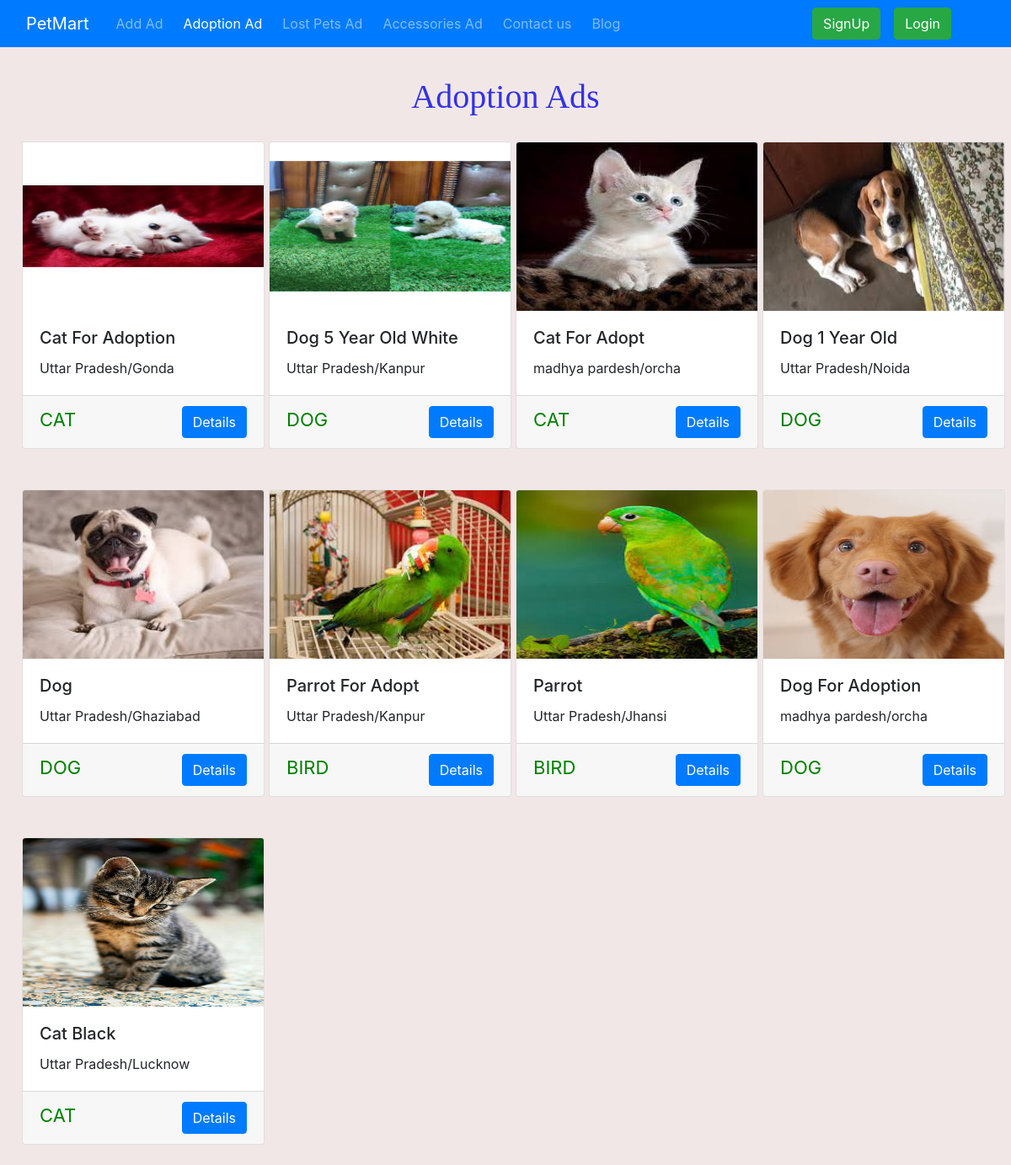
The app's page /shop/Adoption, older data.
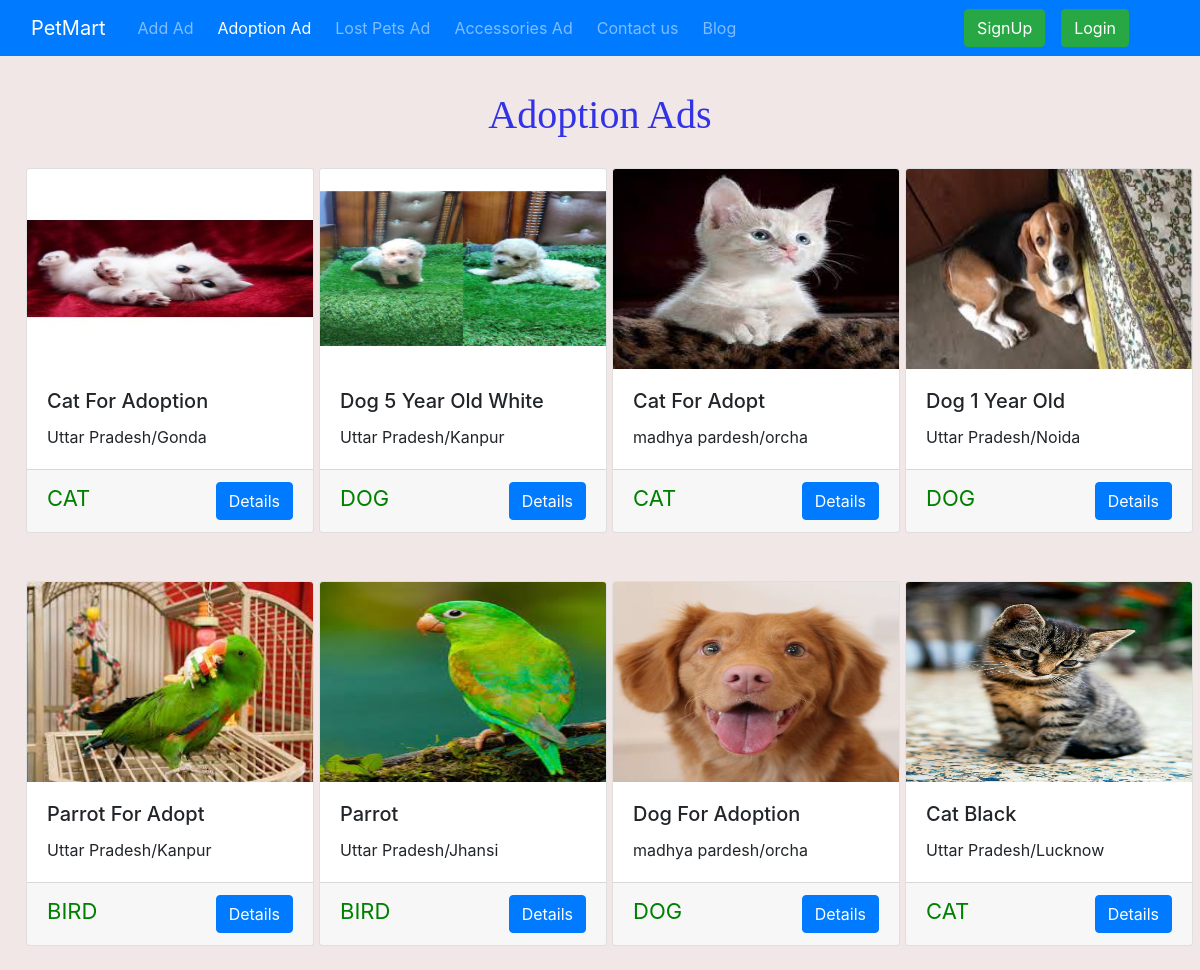
The same page, newer data.
### shop/models.py (models this page shows, shortened)
class Adds(models.Model):
    addId=models.AutoField
    adType=models.CharField(max_length=20,default="")
    addName=models.CharField(max_length=50,default="")
    petCatgory=models.CharField(max_length=50,default="")
    addDescription=models.CharField(max_length=300,default="")
    userId=models.IntegerField()
    pno=models.CharField(max_length=12,default="")
    state=models.CharField(max_length=50,default="")
    city=models.CharField(max_length=50,default="")
    price=models.IntegerField(default=0)
    pub_date=models.DateField(auto_now_add=True)
    image=models.ImageField(upload_to="shop/images/",default="")

### shop/views.py (the view)
# urls.py: path('Adoption', views.Adoption, name="Adoption"),
def Adoption(request):
    PetAdoptionAdd = Adds.objects.filter(adType="Pet Adoption")
    params={'adoption':PetAdoptionAdd}
    return render(request, 'shop/AdoptionAd.html', params)

### shop/templates/shop/AdoptionAd.html (shortened to what this page needs)
{% extends 'shop/base.html' %}
{%block AdoptionActive %} active {%endblock AdoptionActive %}
{% block body %}
<div class="container-fluid">
    <h1 id="heading">Adoption Ads</h1>
    {% for i in adoption %}
    <div class="col-xs-3 col-sm-3 col-md-3 ">
        <div class="card my-4" style="width: 18rem;">
            <img src='/media/{{i.image}}' class="card-img-top" alt="...">
            <div class="card-body">
                <h5 class="card-title">{{i.addName|title}}</h5>
                <p class="card-text"> {{i.state}}/{{i.city}}</p>
            </div>
            <div class="card-footer">
                <p id="category">{{i.petCatgory}}</P>
                <a href="/shop/adview/{{i.id}}">
                    <button id="vd{{i.id}}" class="btn btn-primary cart">Details</button>
                </a>
            </div>
        </div>
    </div>
    {% empty %}
    No data found
    {% endfor %}
</div>
{% endblock %}

### shop/templates/shop/base.html (shortened to what this page needs)
<!doctype html>
<html lang="en">
  <head>
    <link rel="stylesheet" href="https://stackpath.bootstrapcdn.com/bootstrap/4.2.1/css/bootstrap.min.css">
  </head>
  <body>
    <nav class="navbar navbar-expand-lg navbar-dark bg-primary">
      <div class="container-fluid">
        <a class="navbar-brand" href="/">PetMart</a>
        <div class="collapse navbar-collapse" id="navbarSupportedContent">
          <ul class="navbar-nav me-auto mb-2 mb-lg-0 nav">
            <li class="nav-item  {%block AddActive %} {%endblock AddActive %}">
              <a class="nav-link ml-2" aria-current="page" href="/shop/addAd">Add Ad</a>
            </li>
            <li class="nav-item ml-2 {%block AdoptionActive %} {%endblock AdoptionActive %}">
              <a class="nav-link" aria-current="page" href="/shop/Adoption">Adoption Ad</a>
            </li>
            <li class="nav-item ml-2 {%block LostActive %} {%endblock LostActive %}">
              <a class="nav-link" aria-current="page" href="/shop/lostPet">Lost Pets Ad</a>
            </li>
            <li class="nav-item ml-2 {%block Accessories %} {%endblock Accessories %}">
              <a class="nav-link" aria-current="page" href="/shop/accessoriesAd">Accessories Ad</a>
            </li>
            <li class="nav-item ml-2 {%block contactActive %} {%endblock contactActive %}">
              <a class="nav-link" href="/shop/contact">Contact us</a>
            </li>
            <li class="nav-item ml-2 {%block BlogActive %} {%endblock BlogActive %}">
              <a class="nav-link" aria-current="page" href="/blog">Blog</a>
            </li>
          </ul>
          {% if user.is_authenticated %}
          <ul class="navbar-nav ml-auto">
            <li class="nav-item dropdown">
              <a class="nav-link dropdown-toggle" href="#" id="navbarDropdown" role="button" data-toggle="dropdown" aria-haspopup="true" aria-expanded="false">
                Welcome {{request.user}}
              </a>
              <div class="dropdown-menu" aria-labelledby="navbarDropdown">
                <a class="dropdown-item" href="/shop/logout">Logout</a>
              </div>
            </li>
        </ul>
          {%else%}
          <div class="ml-auto ">
          <button type="button" class="btn btn-success" data-toggle="modal" data-target="#loginModal">
            Login
          </button>
          <button type="button" class="btn btn-success mr-3" data-toggle="modal" data-target="#signupModal">
            SignUp
          </button>
        </div>
          {% endif %}
        </div>
      </div>
    </nav>
    {% block body %} {% endblock %}
  </body>
</html>

Row changes from the older to the newer data that the page shows:
no longer on this page (row edited): Adds: image (picture), addName "Dog", state "Uttar Pradesh", city "Ghaziabad", petCatgory "DOG"
